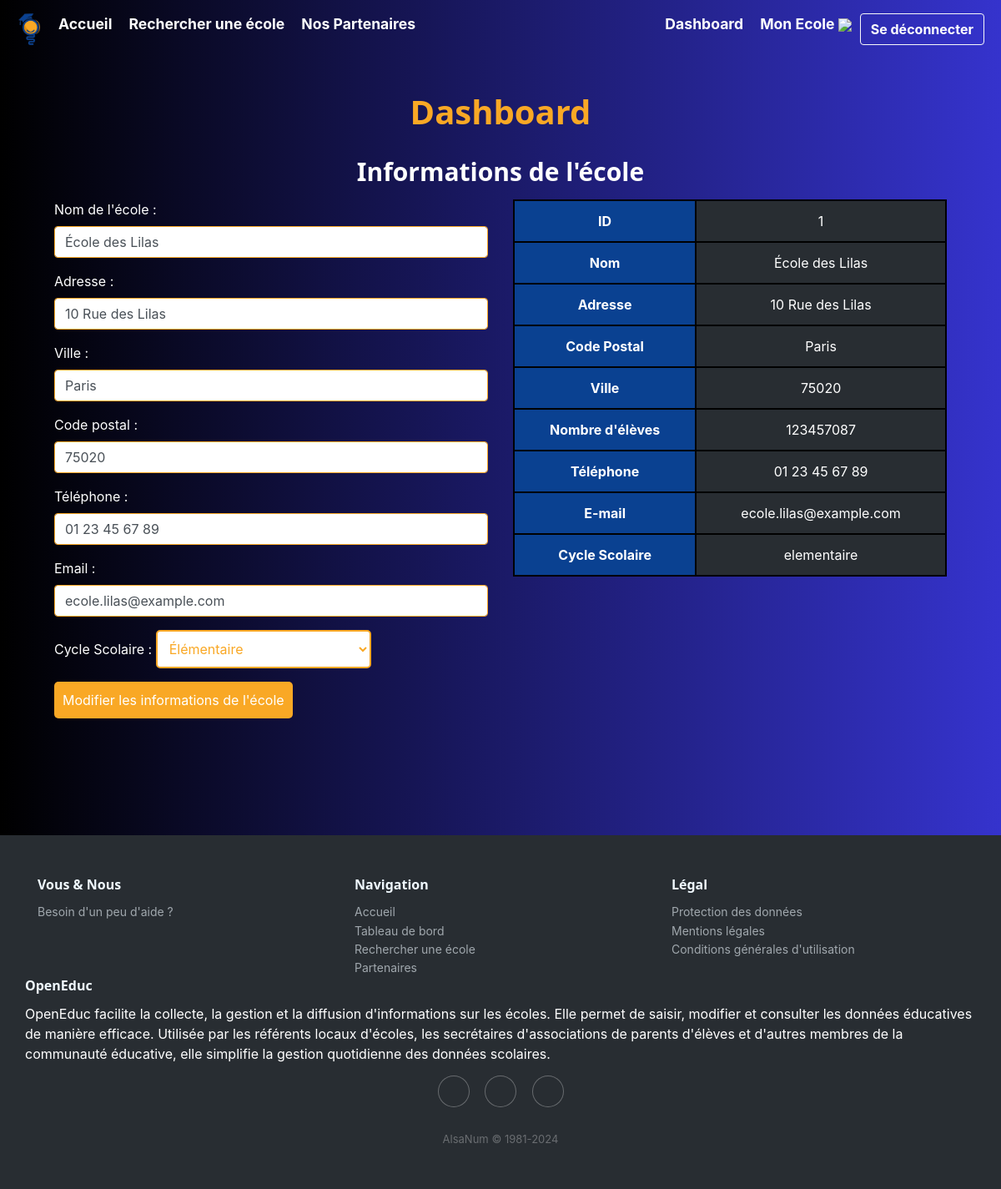
The page /dashboard/ecole (signed in) on the database as committed earlier.
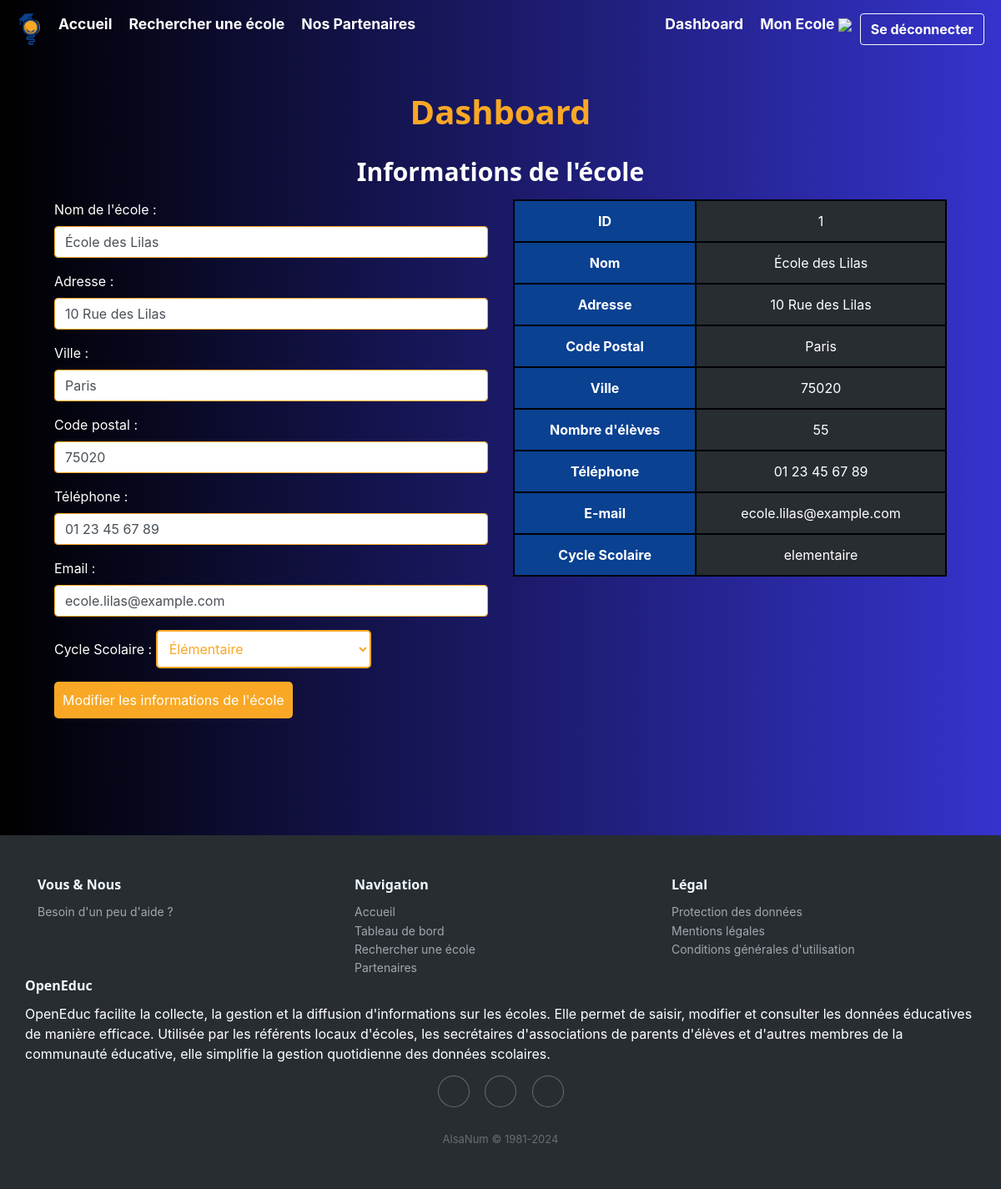
The same page on the database as committed later.
### tables this page shows
CREATE TABLE Ecole (
idEcole INTEGER PRIMARY KEY,
nomEcole VARCHAR(255),
Adresse VARCHAR(255),
Ville VARCHAR(288),
CodePostal VARCHAR(10),
nbEleves INT,
Telephone VARCHAR(15),
Email VARCHAR(255),
cycleScolaire TEXT CHECK( cycleScolaire IN ('maternelle','elementaire','college','lycee') )
);

### main.py (the view)
@app.route("/dashboard/ecole", methods=["POST", "GET"])
def referentEcole() :
    username = session.get("username")
    statut = session.get("statut")
    id = session.get('id')
    if request.method == "POST":
        conn = sqlite3.connect(bdd_name).cursor().execute("""
                                                        SELECT Ecole.idEcole
                                                        FROM Ecole, Utilisateur
                                                        WHERE Ecole.idEcole = Utilisateur.idEcole AND idUtilisateur=?
                                                        """, (id,) )
        MonEcoleID = conn.fetchall()[0][0]
        print(MonEcoleID)
        data = request.form
        nomEcole = data.get('nom_ecole')
        adresse = data.get('adresse')
        ville = data.get('ville')
        codePostal = data.get('codePostal')
        telephone = data.get('telephone')
        email = data.get('email')
        cycleScolaire = data.get('cycleScolaire')
        update_ecole(MonEcoleID, nomEcole, adresse, ville, codePostal, None, telephone, email, cycleScolaire)
        return redirect(request.url)
    else:
        if username is not None and statut == 0 :
            conn = sqlite3.connect(bdd_name).cursor().execute("""
                                                            SELECT Ecole.idEcole, nomEcole, Adresse, Ville, CodePostal, nbEleves, Telephone, Email, cycleScolaire
                                                            FROM Ecole, Utilisateur WHERE Ecole.idEcole = Utilisateur.idEcole AND idUtilisateur=?
                                                            """, (id,) )
            monEcole = conn.fetchall()[0]
            conn = sqlite3.connect(bdd_name).cursor().execute('SELECT SUM(Effectif) FROM Classe')
            nbEleves = conn.fetchall()[0][0]
            conn.close()
            return render_template("views/dashboard/referentEcole.html",
                                monEcole = monEcole,
                                nbEleves = nbEleves)
        return redirect(url_for('dashboard'))

### templates/views/dashboard/referentEcole.html (shortened to what the changed rows need)
{% extends "base.html" %}
{% block css %}<link rel="stylesheet" href="{{ url_for('static', filename='css/dashboard.css') }}"></link>{% endblock %}
{% block content %}
<h1>Dashboard</h1>
<h2>Informations de l'école</h2>
<div class="container">
    <div class="row">
        <div class="col">
            <form action="{{ url_for('referentEcole') }}" method="POST">
                <div class="form-group">
                    <label for="nom_ecole">Nom de l'école :</label>
                    <input  class="form-control" type="text" id="nom_ecole" name="nom_ecole" value="{{ monEcole[1] }}" required>
                </div>
                <div class="form-group">
                    <label for="adresse">Adresse :</label>
                    <input class="form-control" type="text" id="adresse" name="adresse" value="{{ monEcole[2] }}" required>
                </div>
                <div class="form-group">
                    <label for="ville">Ville :</label>
                    <input class="form-control" type="text"id="ville" name="ville" value="{{ monEcole[3] }}" required>
                </div>
                <div class="form-group">
                    <label for="codePostal">Code postal :</label>
                    <input class="form-control" type="text"id="codePostal" name="codePostal" value="{{ monEcole[4] }}" required>
                </div>
                <div class="form-group">
                    <label for="telephone">Téléphone :</label>
                    <input class="form-control" type="text"id="telephone" name="telephone" value="{{ monEcole[6] }}" required>
                </div>
                <div class="form-group">
                    <label for="email">Email :</label>
                    <input class="form-control" type="text" id="email" name="email" value="{{ monEcole[7] }}" required>
                </div>
                <div class="form-group">
                    <label for="cycleScolaire">Cycle Scolaire :</label>
                    <select name="cycleScolaire" id="cycleScolaire" style="width: max-content">
                        {% if monEcole[8] == 'maternelle' %}
                        <option value="" disabled aria-required="true">Choisissez un cycle scolaire</option>
                        <option selected value="maternelle">Maternelle</option>
                        <option value="elementaire">Élémentaire</option>
                        <option value="college">Collège</option>
                        <option value="lycee">Lycée</option>
                        {% elif monEcole[8] == 'elementaire' %}
                        <option value="elementaire" selected>Élémentaire</option>
                        {% elif monEcole[8] == 'college' %}
                        <option value="" disabled aria-required="true">Choisissez un cycle scolaire</option>
                        <option value="maternelle">Maternelle</option>
                        <option value="elementaire">Élémentaire</option>
                        <option selected value="college">Collège</option>
                        <option value="lycee">Lycée</option>
                        {% elif monEcole[8] == 'lycee' %}
                        <option value="" disabled aria-required="true">Choisissez un cycle scolaire</option>
                        <option value="maternelle">Maternelle</option>
                        <option value="elementaire">Élémentaire</option>
                        <option value="college">Collège</option>
                        <option selected value="lycee">Lycée</option>
                        {% else %}
                        <option selected value="" disabled aria-required="true">Choisissez un cycle scolaire</option>
                        <option value="maternelle">Maternelle</option>
                        <option value="elementaire">Élémentaire</option>
                        <option value="college">Collège</option>
                        <option value="lycee">Lycée</option>
                        {% endif %}
                    </select>
                </div>
            </form>
        </div>
        <div class="col">
            <table class="table is-fullwidth" style="border: 2px solid #000; border-collapse: collapse;">
                <tbody>
                    <tr>
                        <th style="border: 2px solid #000;">ID</th>
                        <td style="border: 2px solid #000;">{{ monEcole[0] }}</td>
                    </tr>
                    <tr>
                        <th style="border: 2px solid #000;">Nom</th>
                        <td style="border: 2px solid #000;">{{ monEcole[1] }}</td>
                    </tr>
                    <tr>
                        <th style="border: 2px solid #000;">Adresse</th>
                        <td style="border: 2px solid #000;">{{ monEcole[2] }}</td>
                    </tr>
                    <tr>
                        <th style="border: 2px solid #000;">Code Postal</th>
                        <td style="border: 2px solid #000;">{{ monEcole[3] }}</td>
                    </tr>
                    <tr>
                        <th style="border: 2px solid #000;">Ville</th>
                        <td style="border: 2px solid #000;">{{ monEcole[4] }}</td>
                    </tr>
                    <tr>
                        <th style="border: 2px solid #000;">Nombre d'élèves</th>
                        <td style="border: 2px solid #000;">{{ monEcole[5] }}</td>
                    </tr>
                    <tr>
                        <th style="border: 2px solid #000;">Téléphone</th>
                        <td style="border: 2px solid #000;">{{ monEcole[6] }}</td>
                    </tr>
                    <tr>
                        <th style="border: 2px solid #000;">E-mail</th>
                        <td style="border: 2px solid #000;">{{ monEcole[7] }}</td>
                    <tr>
                        <th style="border: 2px solid #000;">Cycle Scolaire</th>
                        <td style="border: 2px solid #000;">{{ monEcole[8] }}</td>
                    </tr>
                </tbody>
            </table>
        </div>
    </div>
</div>
{% endblock %}

Rows that differ between the two databases and show on the page:
changed Ecole "École des Lilas": nbEleves "123457087" → "55"
